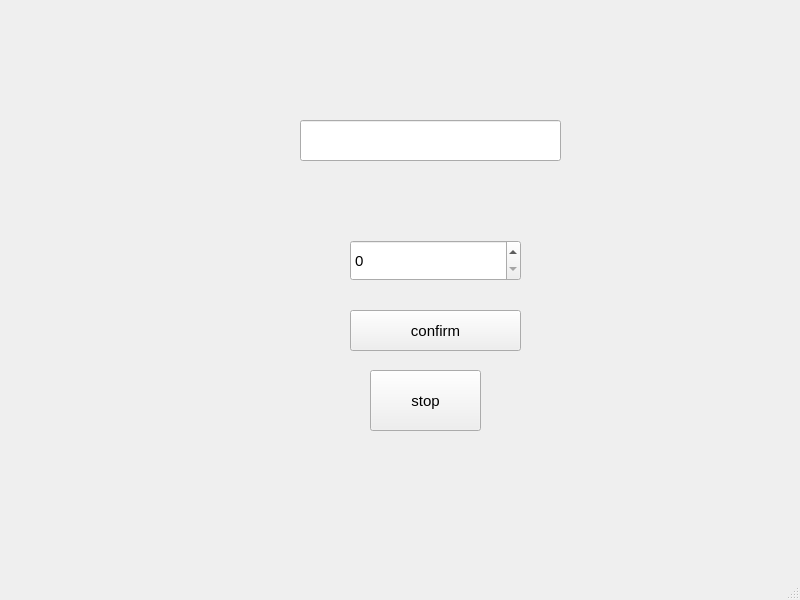
<?xml version="1.0" encoding="UTF-8"?>
<ui version="4.0">
 <class>MainWindow</class>
 <widget class="QMainWindow" name="MainWindow">
  <property name="geometry">
   <rect>
    <x>0</x>
    <y>0</y>
    <width>800</width>
    <height>600</height>
   </rect>
  </property>
  <property name="windowTitle">
   <string>MainWindow</string>
  </property>
  <widget class="QWidget" name="centralwidget">
   <widget class="QLineEdit" name="lineEdit">
    <property name="geometry">
     <rect>
      <x>300</x>
      <y>120</y>
      <width>261</width>
      <height>41</height>
     </rect>
    </property>
   </widget>
   <widget class="QSpinBox" name="spinBox">
    <property name="geometry">
     <rect>
      <x>350</x>
      <y>240</y>
      <width>171</width>
      <height>41</height>
     </rect>
    </property>
    <property name="font">
     <font>
      <pointsize>11</pointsize>
     </font>
    </property>
   </widget>
   <widget class="QPushButton" name="pushButton">
    <property name="geometry">
     <rect>
      <x>350</x>
      <y>310</y>
      <width>171</width>
      <height>41</height>
     </rect>
    </property>
    <property name="font">
     <font>
      <pointsize>11</pointsize>
     </font>
    </property>
    <property name="text">
     <string>confirm</string>
    </property>
   </widget>
   <widget class="QPushButton" name="pushButton_2">
    <property name="geometry">
     <rect>
      <x>370</x>
      <y>370</y>
      <width>111</width>
      <height>61</height>
     </rect>
    </property>
    <property name="font">
     <font>
      <pointsize>11</pointsize>
     </font>
    </property>
    <property name="text">
     <string>stop</string>
    </property>
   </widget>
  </widget>
  <widget class="QMenuBar" name="menubar">
   <property name="geometry">
    <rect>
     <x>0</x>
     <y>0</y>
     <width>800</width>
     <height>26</height>
    </rect>
   </property>
  </widget>
  <widget class="QStatusBar" name="statusbar"/>
 </widget>
 <resources/>
 <connections/>
</ui>
